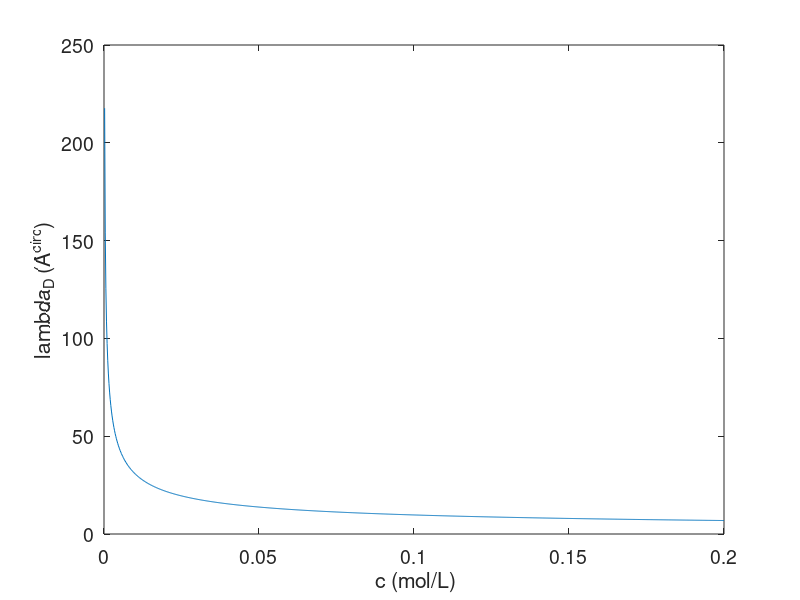

Here is the MATLAB script that generated this plot:
%Deby length for a polymer in a water solution with monovalent ions
%author: Magdalena Hudek (magdalena.hudek@strath.ac.uk)

clear all;
close all;

%constants
eps_r = 80;              %permittivity of water
eps_0 = 8.854e-12;       %permittivity of vacuum (F/m)
k_b   = 1.38e-23;        %Boltzmans const (J/K)
N_A   = 6.022e23;        %Avogadro num (/mol)
e     = 1.602e-19;       %el. charge (C)

%variables
T = 300;                  %temperature (K)
I = linspace(0,0.2,1000); %salt conc from 0 to 0.2 mol/L
I = I .* 10^3;            %convert to  mol/m^3

%calculate Debye length
l_D= sqrt((eps_r * eps_0 * k_b*T) ./ (2.* N_A .* e^2.*I));

%unit conversions for plotting
l_D = l_D * 10^10;  % m to ang
I = I .* 10^(-3);   % mol/m^3 to mol/L

%plot
plot( I, l_D);
set(gca,'FontSize',14)
xlabel( " c (mol/L)")
ylabel("\lambda_D (A^{\circ})")
